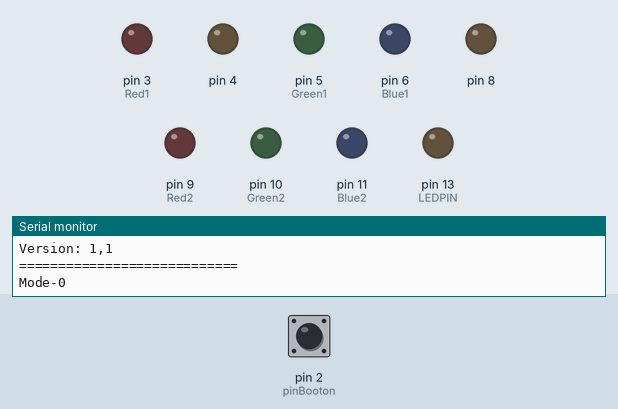
Simulated run of this sketch. Board: Arduino Uno, built with avr-gcc and run on an emulated ATmega328P. Parts: output pins drawn as LEDs (lit = HIGH), the last lines printed to the serial monitor. The inputs (shaded band) are chosen by the test bench; at power-on: pin 2 (pinBooton) HIGH. Random numbers use the default seed unless the sketch sets one; EEPROM starts erased.

Above: at 2.7 s.
2.8 s: pin 2 (pinBooton) pulled LOW for 0.15 s
At 4.4 s:
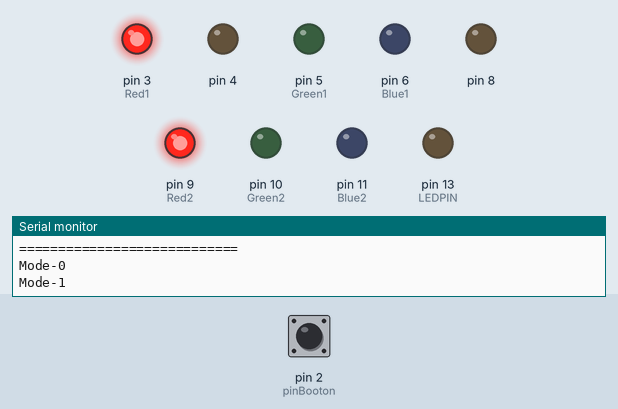
At 5.61 s:
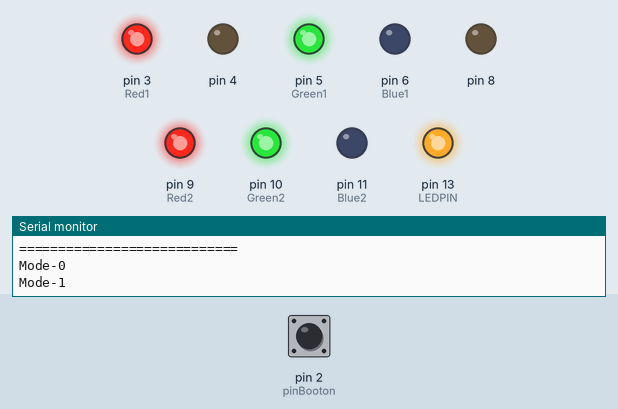
5.8 s: pin 2 (pinBooton) pulled LOW for 1 s
At 6.4 s:
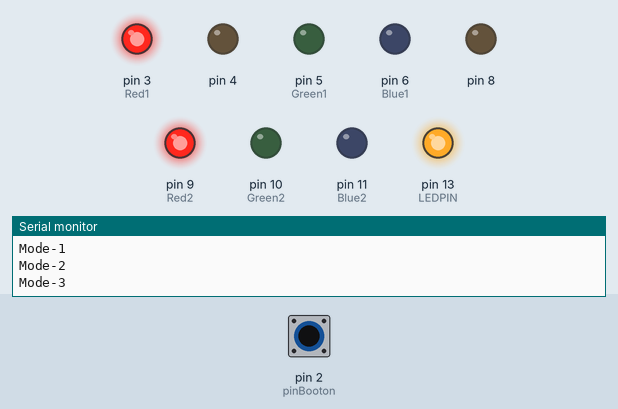
8.8 s: pin 2 (pinBooton) pulled LOW for 0.15 s
11.8 s: pin 2 (pinBooton) pulled LOW for 3.2 s
At 13.71 s:
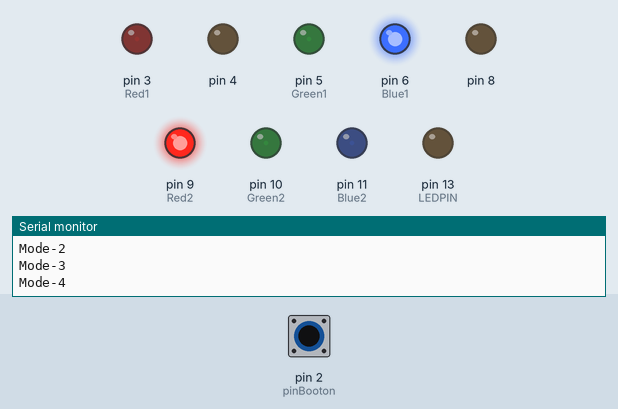
16.5 s: pin 2 (pinBooton) pulled LOW for 0.15 s
19.5 s: pin 2 (pinBooton) pulled LOW for 1 s
Timing chart, 0 to 23.0 s (numbered marks = the images above; inputs shaded):
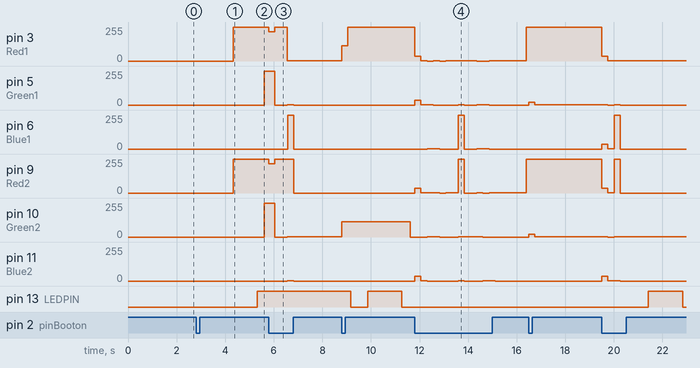

Measured:
- after the input at 2.8 s, pin 3 (Red1), pin 9 (Red2): 0/255 → 255/255 after 1.5 s, → 218/255 1.5 s later; pin 5 (Green1), pin 10 (Green2): 0/255 → 255/255 after 2.8 s; pin 13 (LEDPIN): LOW → HIGH after 2.5 s
- after the input at 11.8 s, pin 6 (Blue1), pin 10 (Green2): 0/255 → 1/255 after 0.51 s, → 0/255 0.51 s later

The sketch:

RGB_controller.ino
```cpp
/*1.1_Write_by_ImaSoft_11.12.20
* Четверг     - v1.0  от 10.12.20, Произведена глубокая модернизация портированного проекта
* пятница     - v1.1  от 11.12.20, Произвел_оптимизацию_кода_добавил_восстановление_режима_после_перезагрузки_контроллера
*
*/

#define NAME "RGB_controller"
#define VERSION "1,1"
//-------------------------------------------------------------//
#include <avr/wdt.h>                                           //Стандартная_библиотека_WDT_таймера
#include <PWM.h>                                               //В_Arduino_по_умолчанию_используется_таймер-0(5-6выводы) частота 976Гц(Менять_ее_нельзя),_все_остальные_по_497Гц,_это_Таймер-1_и_Таймер-2,их_можно_использовать_как_хотим
#include <EEPROM.h>                                            //Стандартная_библиотека_для_работы_с_EEPROM_памятью
//-------------------------------------------------------------//

//---Дерективы_отладки--После_отдадки_все_за_комментировать----//
#define Debug_Serial                                           //Разрешить_использование_для_отладки_последавательный_порт
//#define Debug_Serial_LED                                     //Разрешить_вывод_информации_в_потоке_Elapsed Time
//---PINS------------------------------------------------------//
#define  pinBooton           2                                 //Вход_кнопки_выбора_режима_работы
#define  Red1                3                                 //
#define  Green1              5                                 //
#define  Blue1               6                                 //
#define  Red2                9                                 //
#define  Green2              10                                //
#define  Blue2               11                                //
//---LED-------------------------------------------------------//
#define LEDPIN               13                                //PIN13_подключенный_светодиод(Плата_UNO)
#define TimeLED             350//ms                            //Время_интервала_мигания_первого_светодиода_в_миллисекундах
//---Переменные------------------------------------------------//
#define  x                   8                                 //Колличество_программ
#define  Speed1              5                                 //ms
#define  Speed2              5                                 //ms
#define  Speed3              5                                 //ms
#define  Speed4              5                                 //ms
#define  Speed5              5                                 //ms
#define  Speed6              5                                 //ms
#define  Speed7              5                                 //ms
byte     r=0, g=0, b=0, i=0;                                   //
//---EEPROM----------------------------------------------------//
#define DATAEEPROMCURMODE    0                                 //Ячейка_Byte(ADDR:0)_памяти_EEPROM_значение_байта_номера_текущего_режима_работы
//---Разрешить_прерывание_от_компаратора_OCR0A-----------------//
#define STARTTIMERCOMPA {OCR0A = 0x7;TIMSK0 |= _BV(OCIE0A);}   //Используем_прерывание_от_компаратора_OCR0A_таймера-0,_расчетное_время_вызова:1/(16000000(частота_генератора_ЦПУ)/128(делитель_по_умолчанию)/256(полное_время_таймера_TCN0L))=0,002048мСб_так_как_таймер_TCN0L_не_сбрасывается_в_ноль_по_достижению_значения_компаратора_то_время_генерации_прерывания_будет_равно_времени_полного_цикла_таймера_TCN0L
//-------------------------------------------------------------//


//***START_ReadEEPROM_Byte*************************************//
uint8_t ReadEEPROM_Byte(uint8_t addr)                          //
{                                                              //
    return eeprom_read_byte((uint8_t*)addr);                   //
}                                                              //
//***END_ReadEEPROM_Byte***************************************//

//***START_WriteEEPROM_Byte************************************//
void WriteEEPROM_Byte(uint8_t addr, uint8_t data)  //сохранить в EEPROM
{                                                              //
    eeprom_write_byte((uint8_t*)addr, data);                   //
}                                                              //
//***END_WriteEEPROM_Byte**************************************//


//***START_offRGB**********************************************//
void offRGB(){                                                 //
r=0;g=0;b=0;                                                   //
analogWrite(Red1,LOW);analogWrite(Green1,LOW);analogWrite(Blue1,LOW);
analogWrite(Red2,LOW);analogWrite(Green2,LOW);analogWrite(Blue2,LOW);
}                                                              //
//***END_offRGB************************************************//


//***START_button2*********************************************//
void button2(){wdt_reset();                                    //
  if (digitalRead(pinBooton)==LOW){                            //
    delay(250);i++;offRGB();                                   //
    if (i>x){i=0;}                                             //
    WriteEEPROM_Byte(DATAEEPROMCURMODE,i);                     //
    #ifdef Debug_Serial                                        //
    Serial.print("Mode-");                                     //
    Serial.println(i);                                         //
    #endif                                                     //
  }                                                            //
 }                                                             //
//***END_button2***********************************************//


//***START_program1********************************************//
void program1(){                                               //
  while ((r < 255) & (i==1)) {button2();r++;                   //
    analogWrite(Red1,r);analogWrite(Red2,r);delay(Speed1);}    //
  while ((b > 0) & (i==1)) {button2(); b--;                    //
    analogWrite(Blue1,b);analogWrite(Blue2,b);delay(Speed1);}  //
  while ((g < 255) & (i==1)) {button2();g++;                   //
    analogWrite(Green1,g);analogWrite(Green2,g);delay(Speed1);}//
  while ((r > 0) & (i==1)) {button2();r--;                     //
    analogWrite(Red1,r);analogWrite(Red2,r);delay(Speed1);}    //
  while ((b < 255) & (i==1)) {button2();b++;                   //
    analogWrite(Blue1,b);analogWrite(Blue2,b);delay(Speed1);}  //
  while ((g > 0) & (i==1)) {button2();g--;                     //
    analogWrite(Green1,g);analogWrite(Green2,g);delay(Speed1);}//
 }                                                             //
//***END_program1**********************************************//


//***START_program2********************************************//
void program2() {                                              //
  while ((r < 255) & (i==2)) {button2();r++;                   //
    analogWrite(Red1, r);analogWrite(Red2, r);delay(Speed2);}  //
  while ((r > 0) & (i==2)) {button2();r--;                     //
    analogWrite(Red1, r);analogWrite(Red2, r);delay(Speed2);}  //
  while ((r < 255) & (i==2)) {button2(); r++;                  //
    analogWrite(Red1, r);analogWrite(Red2, r);                 //
    analogWrite(Blue1, r);analogWrite(Blue2, r);delay(Speed2);}//
  while ((r > 0) & (i==2)) {button2(); r--;                    //
    analogWrite(Red1, r);analogWrite(Red2, r);                 //
    analogWrite(Blue1, r);analogWrite(Blue2, r);delay(Speed2);}//
  while ((b < 255) & (i==2)) {button2(); b++;                  //
    analogWrite(Blue1, b);analogWrite(Blue2, b);delay(Speed2);}//
  while ((b > 0) & (i==2)) {button2(); b--;                    //
    analogWrite(Blue1, b);analogWrite(Blue2, b);delay(Speed2);}//
  while ((b < 255) & (i==2)) {button2(); b++;                  //
    analogWrite(Blue1, b);analogWrite(Blue2, b);               //
    analogWrite(Green1, b);analogWrite(Green2, b);delay(Speed2);}
  while ((b > 0) & (i==2)) {button2(); b--;                    //
    analogWrite(Blue1, b);analogWrite(Blue2, b);               //
    analogWrite(Green1, b);analogWrite(Green2, b);delay(Speed2);}
  while ((g < 255) & (i==2)) {button2(); g++;                  //
    analogWrite(Green1, g);analogWrite(Green2, g);delay(Speed2);}
  while ((g > 0) & (i==2)) {button2(); g--;                    //
    analogWrite(Green1, g);analogWrite(Green2, g);delay(Speed2);}
  while ((g < 255) & (i==2)) {button2(); g++;                  //
    analogWrite(Green1, g);analogWrite(Green2, g);             //
    analogWrite(Red1, g);analogWrite(Red2, g);delay(Speed2);}  //
  while ((g > 0) & (i==2)) {button2(); g--;                    //
    analogWrite(Green1, g);analogWrite(Green2, g);             //
    analogWrite(Red1, g);analogWrite(Red2, g);delay(Speed2);}  //
}                                                              //
//***END_program2**********************************************//


//***START_program3********************************************//
void program3() {                                              //
  while ((g < 255) & (i==3)) {button2();g++;                   //
    analogWrite(Green1, g);analogWrite(Red2, g);               //
    analogWrite(Blue1, g);analogWrite(Green2, g);              //
    analogWrite(Red1, g);analogWrite(Blue2, g);delay(Speed3);} //
  while ((g > 0) & (i==3)) {button2();g--;                     //
    analogWrite(Green1, g);analogWrite(Red2, g);               //
    analogWrite(Blue1, g);analogWrite(Green2, g);              //
    analogWrite(Red1, g);analogWrite(Blue2, g);delay(Speed3);} //
}                                                              //
//***END_program3**********************************************//


//***START_program4********************************************//
void program4() {b=255;analogWrite(Blue1, b);analogWrite(Red2, b);
  while ((r < 255) & (i==4)) {button2();r++;                   //
    analogWrite(Red1, r);analogWrite(Green2, r);delay(Speed4);}//
  while ((b > 0) & (i==4)) {button2();b--;                     //
    analogWrite(Blue1, b);analogWrite(Red2, b);delay(Speed4);} //
  while ((g < 255) & (i==4)) {button2();g++;                   //
    analogWrite(Green1, g);analogWrite(Blue2, g);delay(Speed4);}
  while ((r > 0) & (i==4)) {button2();r--;                     //
    analogWrite(Red1, r);analogWrite(Green2, r);delay(Speed4);}//
  while ((b < 255) & (i==4)) {button2();b++;                   //
    analogWrite(Blue1, b);analogWrite(Red2, b);delay(Speed4);} //
  while ((g > 0) & (i==4)) {button2();g--;                     //
    analogWrite(Green1, g);analogWrite(Blue2, g);delay(Speed4);}
}                                                              //
//***END_program4**********************************************//


//***START_program5********************************************//
void program5(){                                               //
  while ((r < 255) & (i==5)) {button2();r++;                   //
    analogWrite(Red1, r);analogWrite(Green2, r);delay(Speed5);}//
  while ((r > 0) & (i==5)) {button2();r--;                     //
    analogWrite(Red1, r);analogWrite(Green2, r);delay(Speed5);}//
  while ((r < 255) & (i==5)) {button2();r++;                   //
    analogWrite(Red1, r);analogWrite(Green2, r);               //
    analogWrite(Green1, r);analogWrite(Blue2, r);delay(Speed5);}
  while ((r > 0) & (i==5)) {button2();r--;                     //
    analogWrite(Red1, r);analogWrite(Green2, r);               //
    analogWrite(Green1, r);analogWrite(Blue2, r);delay(Speed5);}
  while ((b < 256) & (i==5)) {button2();b++;                   //
    analogWrite(Green1, b);analogWrite(Blue2, b);delay(Speed5);}
  while ((b > 0) & (i==5)) {button2();b--;                     //
    analogWrite(Green1, b);analogWrite(Blue2, b);delay(Speed5);}
  while ((b < 256) & (i==5)) {button2();b++;                   //
    analogWrite(Green1, b);analogWrite(Blue2, b);              //
    analogWrite(Blue1, b);analogWrite(Red2, b);delay(Speed5);} //
  while ((b > 0) & (i==5)) {button2();b--;                     //
    analogWrite(Green1, b);analogWrite(Blue2, b);              //
    analogWrite(Blue1, b);analogWrite(Red2, b);delay(Speed5);} //
  while ((g < 255) & (i==5)) {button2();g++;                   //
    analogWrite(Blue1, g);analogWrite(Red2, g);delay(Speed5);} //
  while ((g > 0) & (i==5)) {button2();g--;                     //
    analogWrite(Blue1, g);analogWrite(Red2, g);delay(Speed5);} //
  while ((g < 255) & (i==5)) {button2();g++;                   //
    analogWrite(Blue1, g);analogWrite(Red2, g);                //
    analogWrite(Red1, g);analogWrite(Green2, g);delay(Speed5);}//
  while ((g > 0) & (i==5)) {button2();g--;                     //
    analogWrite(Blue1, g);analogWrite(Red2, g);                //
    analogWrite(Red1, g);analogWrite(Green2, g);delay(Speed5);}//
}                                                              //
//***END_program5**********************************************//


//***START_program6********************************************//
void program6(){                                               //
  while ((g < 255) & (i==6)) {button2(); g++;                  //
    analogWrite(Green1, g);analogWrite(Red2, g);               //
    analogWrite(Blue1, g);analogWrite(Green2, g);;delay(Speed6);}
  while ((g > 0) & (i==6)) {button2(); g--;                    //
    analogWrite(Green1, g);analogWrite(Red2, g);               //
    analogWrite(Blue1, g);analogWrite(Green2, g);delay(Speed6);}
  while ((g < 255) & (i==6)) {button2(); g++;                  //
    analogWrite(Green1, g);analogWrite(Red2, g);               //
    analogWrite(Red1, g);analogWrite(Blue2, g);delay(Speed6);} //
  while ((g > 0) & (i==6)) {button2(); g--;                    //
    analogWrite(Green1, g);analogWrite(Red2, g);               //
    analogWrite(Red1, g);analogWrite(Blue2, g);delay(Speed6);} //
  while ((g < 255) & (i==6)) {button2(); g++;                  //
    analogWrite(Blue1, g);analogWrite(Green2, g);              //
    analogWrite(Red1, g);analogWrite(Blue2, g);delay(Speed6);} //
  while ((g > 0) & (i==6)) {button2(); g--;                    //
    analogWrite(Blue1, g);analogWrite(Green2, g);              //
    analogWrite(Red1, g);analogWrite(Blue2, g);delay(Speed6);} //
}                                                              //
//***END_program7**********************************************//


//***START_program7********************************************//
void program7() {                                              //
  byte Random1 = random (3, 7);                                //
  byte Random4 = random (8, 12);                               //
  byte Random2 = random (3, 7);                                //
  byte Random5 = random (8, 12);                               //
  byte Random3 = random (3, 7);                                //
  byte Random6 = random (8, 12);                               //
  while ((g < 255) & (i==7)) {button2();g++;                   //
    analogWrite(Random1, g);analogWrite(Random4, g);           //
    analogWrite(Random2, g);analogWrite(Random5, g);           //
    analogWrite(Random3, g);analogWrite(Random6, g);delay(Speed7);}
  while ((g > 0) & (i==7)) {button2(); g--;                    //
    analogWrite(Random1, g);analogWrite(Random4, g);           //
    analogWrite(Random2, g);analogWrite(Random5, g);           //
    analogWrite(Random3, g);analogWrite(Random6, g);delay(Speed7);}
}                                                              //
//***END_program7**********************************************//


//***START_program8********************************************//
void program8() {                                              //
  byte Random1 = random (3, 7);                                //
  byte Random4 = random (8, 12);                               //
  byte Random2 = random (3, 7);                                //
  byte Random5 = random (8, 12);                               //
  byte Random3 = random (3, 7);                                //
  byte Random6 = random (8, 12);                               //
  byte SpeedR = random (2, 10);                                //
  while ((g < 255) & (i==8)) {button2();g++;                   //
    analogWrite(Random1, g);analogWrite(Random4, g);           //
    analogWrite(Random2, g);analogWrite(Random5, g);           //
    analogWrite(Random3, g);analogWrite(Random6, g);delay(SpeedR);}
  while ((g > 0) & (i==8)) {button2();g--;                     //
    analogWrite(Random1, g);analogWrite(Random4, g);           //
    analogWrite(Random2, g);analogWrite(Random5, g);           //
    analogWrite(Random3, g);analogWrite(Random6, g);delay(SpeedR);}
}                                                              //
//***END_program8**********************************************//


//***START_SIGNAL**********************************************//Прерывание вызывается один раз в миллисекунду
unsigned long time = 0;                                        //
//-------------------------------------------------------------//
SIGNAL(TIMER0_COMPA_vect) {                                    //
//ISR(TIMER0_COMPA_vect) {                                     //
 //------------------------------------------------------------//
 TIMSK0 ^= _BV(OCIE0A);                                        //Запритить_прерывание_от_компаратора_OCR0A(В_PWM-6pin),_то_есть,_нельзя_использовать_одновременно_вывод_PWM_на_ножку-6_и_прерывание
 //------------------------------------------------------------//
 if (!(millis()%TimeLED)) {time ++;                           //
  digitalWrite(LEDPIN,!digitalRead(LEDPIN));                   //
  //Serial.println((millis()%1000));                           //
  if (!(time%4)) {                                             //
    #ifdef Debug_Serial_LED                                    //
    Serial.print("Elapsed Time-");Serial.print(time*TimeLED);Serial.println("ms");
    #endif                                                     //
  }
 }                                                             //
 //------------------------------------------------------------//
 TIMSK0 |= _BV(OCIE0A);                                        //Разрешить_прерывание_от_компаратора_OCR0A(В_PWM-6pin),_то_есть,_нельзя_использовать_одновременно_вывод_PWM_на_ножку-6_и_прерывание
 //------------------------------------------------------------//
}                                                              //
//***END_SIGNAL************************************************//


//***START_Setup***********************************************//
void setup() {                                                 //
  //---------------------------------------------------------- //
  i = ReadEEPROM_Byte(DATAEEPROMCURMODE);                      //Чтение_c_EEPROM(ADDR:0)_значение_текущего_режима_работы
  if (i > x) {WriteEEPROM_Byte(DATAEEPROMCURMODE,0);i=0;}      //
  //-----------------------------------------------------------//
  #ifdef Debug_Serial                                          //
  Serial.begin(9600);                                          //
  Serial.println("============================");              //
  Serial.println(NAME);                                        //
  Serial.print("Version: ");                                   //
  Serial.println(VERSION);                                     //
  Serial.println("============================");              //
  Serial.print("Mode-");                                       //
  Serial.println(i);                                           //
  #endif                                                       //
  //---PINS----------------------------------------------------//
  pinMode(Red1,OUTPUT);pinMode(Green1,OUTPUT);pinMode(Blue1,OUTPUT);
  pinMode(Red2,OUTPUT);pinMode(Green2,OUTPUT);pinMode(Blue2,OUTPUT);
  pinMode(pinBooton,INPUT_PULLUP);                             //
  pinMode(LEDPIN, OUTPUT);                                     //
  //---Разрешить_прерывание_от_компаратора_OCR0A---------------//
  STARTTIMERCOMPA;                                             //
  //---WDT-----------------------------------------------------//
  wdt_enable (WDTO_8S);                                        //Активировать_WDT_таймер_на_период_8сек
  //wdt_disable();                                             //Rомманда_отключения_WDT_таймера
  //-----------------------------------------------------------//
  delay(1500);                                                 //
}                                                              //
//***END_Setup*************************************************//


//***START_loop************************************************//
void loop() {button2();                                        //
  if (i == 0){offRGB();}                                       //
  if (i == 1){program1();}                                     //
  if (i == 2){program2();}                                     //
  if (i == 3){program3();}                                     //
  if (i == 4){program4();}                                     //
  if (i == 5){program5();}                                     //
  if (i == 6){program6();}                                     //
  if (i == 7){program7();}                                     //
  if (i == 8){program8();}                                     //
  delay(1);                                                    //
}                                                              //
//***END_loop**************************************************//
```
